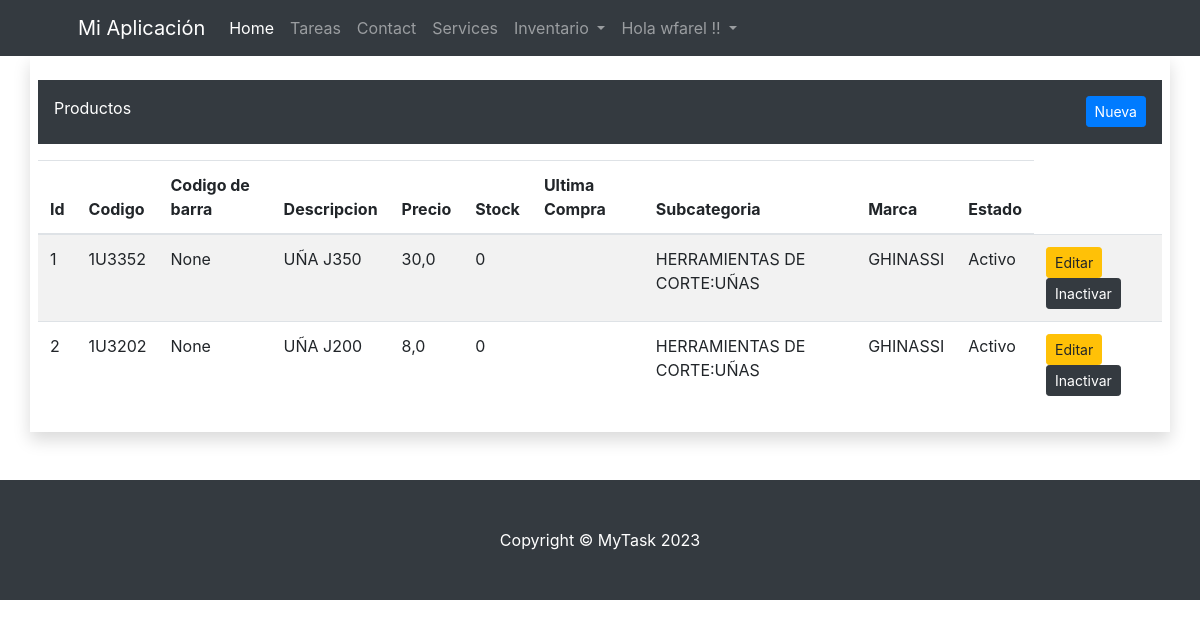
The app's page /inv/productos/ (signed in) with its own data.
### inv/models.py (models this page shows, shortened)
class Producto(ClaseModelo):
    codigo = models.CharField(
        max_length=20,
        unique=True
    )
    codigo_barra = models.CharField(
        max_length=50,
        blank=True,
        null=True
    )
    descripcion = models.CharField(
        max_length=200,
    )
    precio = models.FloatField(default=0)
    existencia = models.IntegerField(default=0)
    ultima_compra = models.DateField(null=True, blank=True)
    marca = models.ForeignKey(Marca, on_delete=models.CASCADE)
    subcategoria = models.ForeignKey(SubCategoria, on_delete=models.CASCADE)
    class Meta:
        verbose_name_plural = 'Productos'
        unique_together = ('codigo', 'codigo_barra')

class SubCategoria(ClaseModelo):
    categoria = models.ForeignKey(Categoria, on_delete=models.CASCADE)
    descripcion = models.CharField(
        max_length=100,
    )
    def __str__(self):
        return '{}:{}'.format(self.categoria.descripcion, self.descripcion)
    class Meta:
        verbose_name_plural = 'Sub Categorias'
        unique_together = ('categoria', 'descripcion')

class Categoria(ClaseModelo):
    descripcion = models.CharField(
        max_length=100,
        unique=True
    )
    class Meta:
        verbose_name_plural = 'Categorias'

class Marca(ClaseModelo):
    descripcion = models.CharField(
        max_length=100,
        unique=True
    )
    def __str__(self):
        return '{}'.format(self.descripcion)
    class Meta:
        verbose_name_plural = 'Marcas'

### inv/views.py (the view)
# urls.py: path('productos/', ProductoView.as_view(), name='producto_list'),
class ProductoView(LoginRequiredMixin, ListView):
    model = Producto
    template_name = 'inv/producto_list.html'
    context_object_name = 'obj'
    login_url = 'bases:login'

### inv/templates/inv/producto_list.html (shortened to what this page needs)
{% extends "bases/base.html" %}
{% block content %}
<div class="row">
    <div class="col-md-12">
        <div class="container p-3 pb-4 my-3 bg-dark text-white">
            Productos
            <a class="btn btn-primary btn-sm float-right"  href="{% url 'inv:producto_new' %}">Nueva</a>
        </div>
        {% if not obj %}
        <p>No hay Productos</p>
        {% else %}
        <table class="table table-hover table-striped">
            <thead>
                <tr>
                    <th>Id</th>
                    <th>Codigo</th>
                    <th>Codigo de barra</th>
                    <th>Descripcion</th>
                    <th>Precio</th>
                    <th>Stock</th>
                    <th>Ultima Compra</th>
                    <th>Subcategoria</th>
                    <th>Marca</th>
                    <th>Estado</th>
                </tr>
            </thead>
            <tbody>
                {% for item in obj %}
                <tr>
                    <td>{{ item.id }}</td>
                    <td>{{ item.codigo }}</td>
                    <td>{{ item.codigo_barra }}</td>
                    <td>{{ item.descripcion }}</td>
                    <td>{{ item.precio }}</td>
                    <td>{{ item.existencia }}</td>
                    <td>{{ item.ultima_compra|date:"d/m/Y H:i" }}</td>
                    <td>{{ item.subcategoria }}</td>
                    <td>{{ item.marca }}</td>
                    <td>{% if item.estado %}
                        <span class="label label-success">Activo</span>
                        {% else %}
                        <span class="label label-danger">Inactivo</span>
                        {% endif %}
                    </td>
                    <td>
                        <a href="{% url 'inv:producto_edit' item.id %}" class="btn btn-warning btn-sm">Editar</a>
                        <a href="{% url 'inv:producto_inactivar' item.id %}" class="btn btn-dark btn-sm">Inactivar</a>
                    </td>
                </tr>
                {% endfor %}
            </tbody>
        </table>
        {% endif %}
    </div>
</div>
{% endblock %}

### bases/templates/bases/base.html (shortened to what this page needs)
<!DOCTYPE html>
{% load static %}
<html lang="en">
<head>
    {% load bootstrap4 %}
    {% bootstrap_css %}
</head>
<body>
    {% block navbar %}
    <nav class="navbar navbar-expand-lg navbar-dark bg-dark">
        <div class="container px-5">
            <a class="navbar-brand" href="#!">Mi Aplicación</a>
            <div class="collapse navbar-collapse" id="navbarSupportedContent">
                <ul class="navbar-nav ms-auto mb-2 mb-lg-0">
                    <li class="nav-item"><a class="nav-link active" aria-current="page" href="{% url 'bases:home' %}">Home</a></li>
                    <li class="nav-item"><a class="nav-link" href="{% url 'task:task_list' %}">Tareas</a></li>
                    <li class="nav-item"><a class="nav-link" href="#!">Contact</a></li>
                    <li class="nav-item"><a class="nav-link" href="#!">Services</a></li>
                    <li class="nav-item dropdown">
                        <a class="nav-link dropdown-toggle" href="#" id="navbarDropdown" role="button"
                           data-toggle="dropdown" aria-haspopup="true" aria-expanded="false">
                            Inventario
                        </a>
                    </li>
                    <li class="nav-item dropdown">
                        <a class="nav-link dropdown-toggle" href="#" id="navbarDropdown" role="button"
                           data-toggle="dropdown" aria-haspopup="true" aria-expanded="false">
                           Hola {{ user.username }} !!
                        </a>
                    </li>
                </ul>
            </div>
        </div>
    </nav>
    {% endblock %}
    <div class="container mb-5 p-2 shadow">
        {% block content %}
        {% endblock %}
    </div>
    {% block footer%}
    <footer class="py-5 bg-dark">
        <div class="container px-4 px-lg-5"><p class="m-0 text-center text-white">Copyright &copy; MyTask 2023</p></div>
    </footer>
    {% endblock %}
</body>
</html>

### records on screen
Producto: id "1", codigo "1U3352", codigo_barra "None", descripcion "UÑA J350", precio "30,0", existencia "0", subcategoria "HERRAMIENTAS DE CORTE:UÑAS", marca "GHINASSI", estado "Activo"
Producto: id "2", codigo "1U3202", codigo_barra "None", descripcion "UÑA J200", precio "8,0", existencia "0", subcategoria "HERRAMIENTAS DE CORTE:UÑAS", marca "GHINASSI", estado "Activo"

### other values on screen
{{ user.username }} "wfarel"
